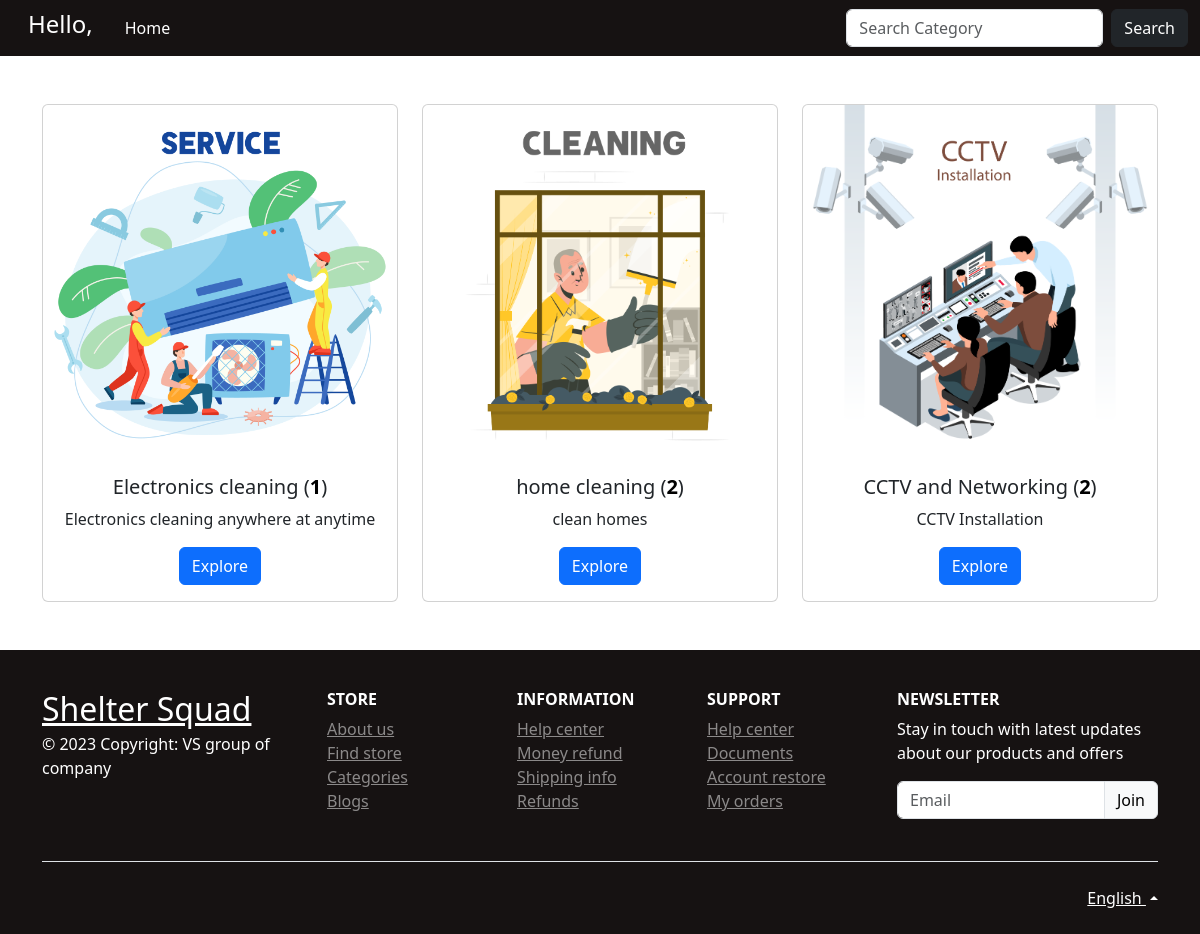
The app's page /search/ with its own data.
### home_service/models.py (models this page shows)
class Service_Category(models.Model):
    category = models.CharField(max_length=30, null=True)
    desc = models.CharField(max_length=100, null=True)
    image = models.FileField(null=True)
    total=models.CharField(max_length=100, null=True)
    def __str__(self):
        return self.category

### home_service/views.py (the view)
# urls.py: path('search/', customer_service_cat_search, name='customer_service_cat_search'),
def customer_service_cat_search(request):
    if request.method == 'GET':
        form = CustomerServiceSearchForm(request.GET)
        if form.is_valid():
            category = form.cleaned_data.get('category')
            print(category)
            services = Service_Category.objects.filter(category__icontains=category)
            print(services)
            if services:
                return render(request, 'search_results.html', {'services': services})
            else:
                error_message = "No services found for the provided category"
                return render(request, 'search_results.html', {'form': form, 'error_message': error_message})
        else:
            error_message = "Invalid search criteria."
            return render(request, 'search_results.html', {'form': form, 'error_message': error_message})
    else:
        form = CustomerServiceSearchForm()
        return render(request, 'search_results.html', {'form': form})

### home_service/templates/search_results.html (shortened to what this page needs)
<!DOCTYPE html>
{%load static%}
<html lang="en">
<head>
    <link href="https://cdn.jsdelivr.net/npm/bootstrap@5.3.3/dist/css/bootstrap.min.css" rel="stylesheet">
</head>
<body>
  <nav class="navbar navbar-expand-lg text-white" style="background-color: rgb(22, 18, 18);">
    <div class="container-fluid">
      <span class="ms-3 h4">Hello,{{request.user.username}}</span>
      <div class="collapse navbar-collapse ms-4" id="navbarScroll">
        <ul class="navbar-nav me-auto my-2 my-lg-0 navbar-nav-scroll" style="--bs-scroll-height: 100px;">
          <li class="nav-item">
            <a class="nav-link active text-white" aria-current="page" href="{% url 'user_home' %}">Home</a>
          </li>
        </ul>
        <form class="d-flex" role="search" method="GET" action="{% url 'customer_service_cat_search' %}">
          <input class="form-control me-2" name="category" type="search" placeholder="Search Category" aria-label="Search">
          <button class="btn btn-dark" type="submit">Search</button>
        </form>
      </div>
    </div>
  </nav>
    <div class="container my-5">
        <div class="row">
        {% if services %}
            {% for ser in services %}
                <div class="col-md-4">
                    <div class="card h-100">
                    <img class="card-img-top" src="{{ser.image.url}}" alt="Card image cap">
                    <div class="card-body text-center">
                        <h5 class="card-title">{{ser.category}} <span>(<span style="color:black;font-weight:bold">{{ser.total}}</span>)</span></h5>
                        <p class="card-text">{{ser.desc}}</p>
                        <a href="{% url 'explore_services' ser.id %}" class="btn btn-primary">Explore</a>
                    </div>
                    </div>
                </div>
            {% endfor %}
        {% endif %}
        </div>
    </div>
          <footer class="text-center text-lg-start text-muted mt-auto mb-0" style="background-color:  rgb(22, 18, 18);">
            <section class="">
              <div class="container text-center text-md-start pt-4 pb-4">
                <div class="row mt-3">
                  <div class="col-12 col-lg-3 col-sm-12 mb-2">
                    <a href="https://mdbootstrap.com/" target="_blank" class="text-white h2">
                      Shelter Squad
                    </a>
                    <p class="mt-1 text-white">
                      © 2023 Copyright: VS group of company
                    </p>
                  </div>
                  <div class="col-6 col-sm-4 col-lg-2">
                    <h6 class="text-uppercase text-white fw-bold mb-2">
                      Store
                    </h6>
                    <ul class="list-unstyled mb-4">
                      <li><a class="text-white-50" href="#">About us</a></li>
                      <li><a class="text-white-50" href="#">Find store</a></li>
                      <li><a class="text-white-50" href="#">Categories</a></li>
                      <li><a class="text-white-50" href="#">Blogs</a></li>
                    </ul>
                  </div>
                  <div class="col-6 col-sm-4 col-lg-2">
                    <h6 class="text-uppercase text-white fw-bold mb-2">
                      Information
                    </h6>
                    <ul class="list-unstyled mb-4">
                      <li><a class="text-white-50" href="#">Help center</a></li>
                      <li><a class="text-white-50" href="#">Money refund</a></li>
                      <li><a class="text-white-50" href="#">Shipping info</a></li>
                      <li><a class="text-white-50" href="#">Refunds</a></li>
                    </ul>
                  </div>
                  <div class="col-6 col-sm-4 col-lg-2">
                    <h6 class="text-uppercase text-white fw-bold mb-2">
                      Support
                    </h6>
                    <ul class="list-unstyled mb-4">
                      <li><a class="text-white-50" href="#">Help center</a></li>
                      <li><a class="text-white-50" href="#">Documents</a></li>
                      <li><a class="text-white-50" href="#">Account restore</a></li>
                      <li><a class="text-white-50" href="#">My orders</a></li>
                    </ul>
                  </div>
                  <div class="col-12 col-sm-12 col-lg-3">
                    <h6 class="text-uppercase text-white fw-bold mb-2">Newsletter</h6>
                    <p class="text-white">Stay in touch with latest updates about our products and offers</p>
                    <div class="input-group mb-3">
                      <input type="email" class="form-control border" placeholder="Email" aria-label="Email" aria-describedby="button-addon2" />
                      <button class="btn btn-light border shadow-0" type="button" id="button-addon2" data-mdb-ripple-color="dark">
                        Join
                      </button>
                    </div>
                  </div>
                </div>
              </div>
            </section>
            <div class="">
              <div class="container">
                <div class="d-flex justify-content-between py-4 border-top">
                  <div class="dropdown dropup">
                    <a class="dropdown-toggle text-white" href="#" id="Dropdown" role="button" data-mdb-toggle="dropdown" aria-expanded="false"> English </a>
                  </div>
                </div>
              </div>
            </div>
          </footer>
</body>
</html>

### records on screen
Service_Category: image (picture), category "Electronics cleaning", total "1", desc "Electronics cleaning anywhere at anytime"
Service_Category: image (picture), category "home cleaning", total "2", desc "clean homes"
Service_Category: image (picture), category "CCTV and Networking", total "2", desc "CCTV Installation"
